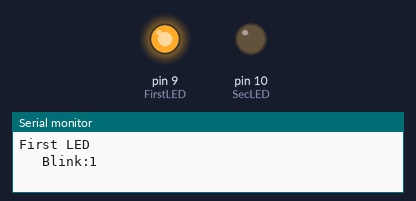
Bench run of a sketch on a simulated Arduino Uno, built with avr-gcc and run on an emulated ATmega328P. Parts: output pins drawn as LEDs (lit = HIGH), the last lines printed to the serial monitor.

Above: at 0.4 s.
At 4.05 s:
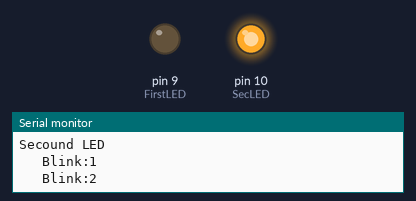
At 7.5 s:
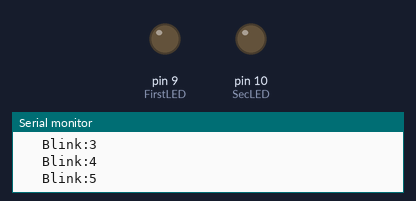
Timing chart, 0 to 10.4 s (numbered marks = the images above):
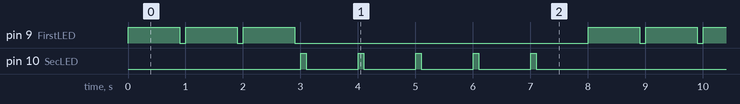

Measured:
- by itself, pin 9 (FirstLED): repeats every 8.0 s: 2 × (LOW 0.10 s, HIGH 0.90 s), LOW 5.1 s, HIGH 0.90 s
- by itself, pin 10 (SecLED): repeats every 8.0 s: 4 × (LOW 0.90 s, HIGH 0.10 s), LOW 3.9 s, HIGH 0.10 s
- by itself, everything shown: repeats every 8.0 s, in 16 steps

The sketch:

Day4.ino
```cpp
 int FirstLED=9; //ir led 1
  int SecLED=10;  //ir led 2
  int TimeOn=900;  //time on first
  int TimeOff=100;  //time off first
  int TimeON=100;  //tome on second one
  int TimeOFF=900; //time off second one
  int numFirstBlink=3; //number of time to blink first
  int numSecBlink=5;  //number of times to blink second

void setup() {
  Serial.begin(115200);
  pinMode(FirstLED, OUTPUT);
  pinMode(SecLED, OUTPUT);

}

void loop() {

  Serial.println("First LED");

  for ( int j=1; j<=numFirstBlink; j=j+1) {  //will make it loop till j is 10, then it pops out
  Serial.print("   Blink:");
  Serial.println(j);
  digitalWrite(FirstLED, HIGH);// first
  delay(TimeOn);
  digitalWrite(FirstLED, LOW);
  delay(TimeOff);
}

  Serial.println(" ");
  Serial.println("Secound LED");

 for ( int j=1; j<=numSecBlink; j=j+1) {
  Serial.print("   Blink:");
  Serial.println(j);
  digitalWrite(SecLED, HIGH);  //sec
  delay(TimeON);
  digitalWrite(SecLED, LOW);
  delay(TimeOFF);
 }

   Serial.println(" ");


}
```
